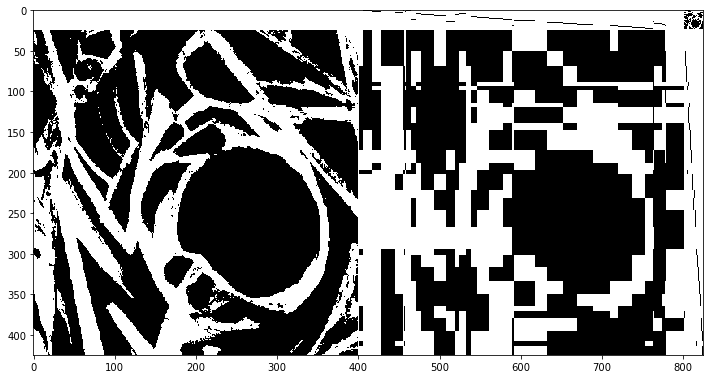
#> input picture notebooks/perpetua/10.png, 710 x 379 px, given in place of tate.jpg, which was not available
$ jupyter execute --allow-errors 'Draft design with indices for threading and treadling.ipynb'   (shell and % lines are left out)
#> lines starting #> are read from the running program, lines starting #| are printed output that depends on the picture; after the words box and inside, x2 and y2 are one past the last pixel; in counts of white or black regions, pixels touching at a corner belong together; pictures that were not available may be replaced by others from this repository, and a replacement may not be noted
[cell 1]
# [44 lines left out: function fix_tie_up, not called in this run]

def project_tie_up(X_T):
    X = X_T.T.copy()
    m = np.median(X[:])
    X_binary = X >= m
    for i in range(X_binary.shape[1]):
        if X_binary.sum(axis=0)[i] == 0:
            col_values = X[:, i]
            max_idx = np.argmax(col_values)

            X_binary[max_idx, i] = True
        if X_binary.sum(axis=0)[i] == X_binary.shape[0]:
            col_values = X[:, i]
            min_idx = np.argmin(col_values)
            X_binary[min_idx, i] = False
    return X_binary.T

# [10 lines left out: function init_ident_rectangle, not called in this run]

def init_threading_ramp(num_frames, num_threads, prob_uniform=0.5, prob_adjacent=0.1):
    assert num_threads > num_frames
    cols_per_segment = num_threads // num_frames
    result = np.zeros(num_threads, dtype=int)
    frame_indices = np.arange(num_frames)
    for i in range(num_threads):
        idx =  min(num_frames - 1, i // cols_per_segment)

        if np.random.rand() <= prob_uniform:
            result[i] = np.random.choice(frame_indices)
        elif np.random.rand() < prob_adjacent:
            result[i] = (idx + np.random.choice([-1, +1])) % num_frames
        else:
            result[i] = idx
    return result

def rand_tie_up(nrows, ncols, p=0.4):
    return np.random.rand(nrows, ncols) <= p

def rand_threading(num_frames, num_threads):
    return np.random.randint(0, num_frames, num_threads)

def rand_treadling(num_threads, num_pedals):
    return rand_threading(num_pedals, num_threads)


# [12 lines left out: function proj_stochastic_cols, not called in this run]

def proj_stochastic_rows(X):
    return proj_stochastic_cols(X.T).T

# [49 lines left out: functions proj_max_per_row, proj_max_per_col, normalize, sample_row_indices, sample_col_indices, sample_rows, not called in this run]


def sample_cols(X_stochastic):
    return sample_rows(X_stochastic.T).T

# X_square = np.zeros(shape=(m, n), dtype=bool)
# X_square[2*m//9:7*m//9, 4*n//9:5*n//9] = True
# X_square[m//3:2*m//3, n//3:2*n//3] = True
# X_square[3*m//5:4*m//5, 2*n//7:5*n//7] = True
# rand_init = False

def treadling_matrix_from_indices(A):
    A_matrix = np.zeros((m, p), dtype=bool)
    for row_idx, pedal_idx in enumerate(A):
        A_matrix[row_idx, pedal_idx] = True
    return A_matrix

def threading_matrix_from_indices(C):
    C_matrix = np.zeros((f, n), dtype=bool)
    for col_idx, frame_idx in enumerate(C):
        C_matrix[frame_idx, col_idx] = True
    return C_matrix

def init_tie_up_least_squares(X_true, A, C):
    A_matrix = treadling_matrix_from_indices(A)
    C_matrix = threading_matrix_from_indices(C)
    return project_tie_up(np.linalg.pinv(A_matrix) @ X_true @ np.linalg.pinv(C_matrix))

# [23 lines left out: functions init_treadling_least_squares, init_threading_least_squares, drawdown, not called in this run]

#> (the rest of this cell did not finish here and is left out)

[cell 2]
# [97 lines left out: functions improve_threading, improve_treadling, improve_tie_up, not called in this run]

[cell 3]
import numpy as np
import matplotlib.pyplot as plt
import matplotlib.image as mpimg

# [7 lines of commented-out code are left out]
import matplotlib.colors

# img = mpimg.imread("/Users/iskander/Downloads/albers.jpg")
filename = "/Users/iskander/Downloads/tate.jpg"
img = mpimg.imread(filename)[200:600, 200:600]
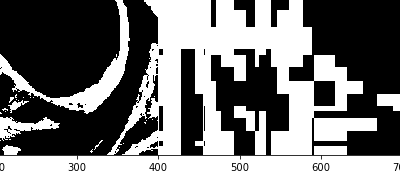
#> img: shape (179, 400, 4) float32; mean R, G, B, A 0.452, 0.452, 0.452, 0.874; transparent parts drawn white
# filename = "/Users/iskander/Downloads/krasner_blocks.jpeg"
# img = mpimg.imread(filename)[200:600, 200:600]

X_true = ((((img[:, :, 0].astype(float) + img[:, :, 1].astype(float) + img[:, :, 2].astype(float))) / 3)  > 100)
#> X_true: shape (179, 400) bool; every value is 0
print("Loaded %s, with dimensions %d x %d (%0.2f%% non-zero entries)" % (
    filename, X_true.shape[0], X_true.shape[1], 100 * X_true.sum() / (X_true.shape[0] * X_true.shape[1])))
#| Loaded /Users/iskander/Downloads/tate.jpg, with dimensions 179 x 400 (0.00% non-zero entries)

m, n  = X_true.shape
#> m = 179; n = 400
shafts = 24
f, p = shafts, shafts


A = init_threading_ramp(p, m)
C = init_threading_ramp(f, n)
B = init_tie_up_least_squares(X_true, A, C)
#> after the loop in treadling_matrix_from_indices, `for row_idx, pedal_idx in enumerate(A):`:
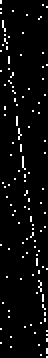
#> A_matrix: shape (179, 24) bool (shown 2 times larger); 4.2% white in thin lines or dots
#> after the loop in threading_matrix_from_indices, `for col_idx, frame_idx in enumerate(C):`:
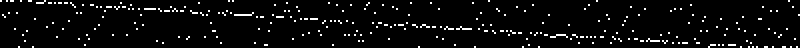
#> C_matrix: shape (24, 400) bool (shown 2 times larger); 4.2% white in thin lines or dots
#> in project_tie_up, `X = X_T.T.copy()`: X: shape (24, 24) float64; every value is 0
#> in project_tie_up, `m = np.median(X[:])`: m = 0
#> in project_tie_up, `X_binary = X >= m`: X_binary: shape (24, 24) bool; every value is 1
#> after the loop in project_tie_up, `for i in range(X_binary.shape[1]):`:
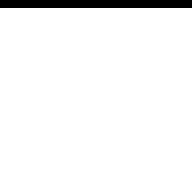
#> X_binary: shape (24, 24) bool (shown 8 times larger); 95.8% white; black in thin lines or dots, all inside (x1, y1, x2, y2) = (0, 0, 24, 1)
#> in init_tie_up_least_squares, `return project_tie_up(np.linalg.pinv(A_matrix) @ X_true @ np.linalg.pi..`:
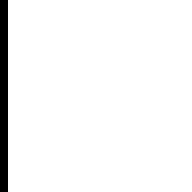
#> returned value: shape (24, 24) bool (shown 8 times larger); 95.8% white; black in thin lines or dots, all inside (x1, y1, x2, y2) = (0, 0, 1, 24)


def optimize(X, A, B, C, max_iters=20):
    # B = init_tie_up_least_squares(X, A, C)

    plot_matrices(A, B, C, X)
    for iter_num in range(max_iters):
        print("Iter #%d, starting accuracy: %0.3f" % (iter_num + 1, reconstruction_accuracy(X, drawdown(A, B, C))))
        print("-- refining tie-up matrix B")
        B_new = improve_tie_up(X, A, B, C)

        print("-- refining treadling matrix A")
        A_new = improve_treadling(X, A, B_new, C)
        print("-- refining threading matrix C")
        C_new = improve_threading(X, A_new, B_new, C)

        n_diff_B = (B_new != B).sum()
        n_diff_A = (A_new != A).sum()
        n_diff_C = (C_new != C).sum()
        print("# updates in matrices: A=%d, B=%d, C=%d" % (n_diff_A, n_diff_B, n_diff_C))

        # plt.imshow(C, interpolation='nearest', aspect='auto')
        if (n_diff_A + n_diff_B + n_diff_C) == 0:
            print("-- Stopping early since matrices stopped changing")
            break
        A = A_new
        B = B_new
        C = C_new
        plot_matrices(A_new, B_new, C_new, X, filename="%d.png" % (iter_num + 1))
        print("-- new accuracy at end of iter #%d: %0.3f" % (iter_num + 1, reconstruction_accuracy(X, drawdown(A, B, C))))

    import imageio
    with imageio.get_writer('animation.gif', mode='I') as writer:
        for filename in ['%d.png' % i for i in range(1, iter_num + 1)]:
            image = imageio.imread(filename)
            writer.append_data(image)
    with imageio.get_writer('animation.mp4', mode='I', fps=24) as writer:
        for filename in ['%d.png' % i for i in range(1, iter_num + 1)]:
            image = imageio.imread(filename)
            writer.append_data(image)
            writer.append_data(image)
            writer.append_data(image)
            writer.append_data(image)
    return A, B, C

#> (the rest of this cell did not finish here and is left out)
